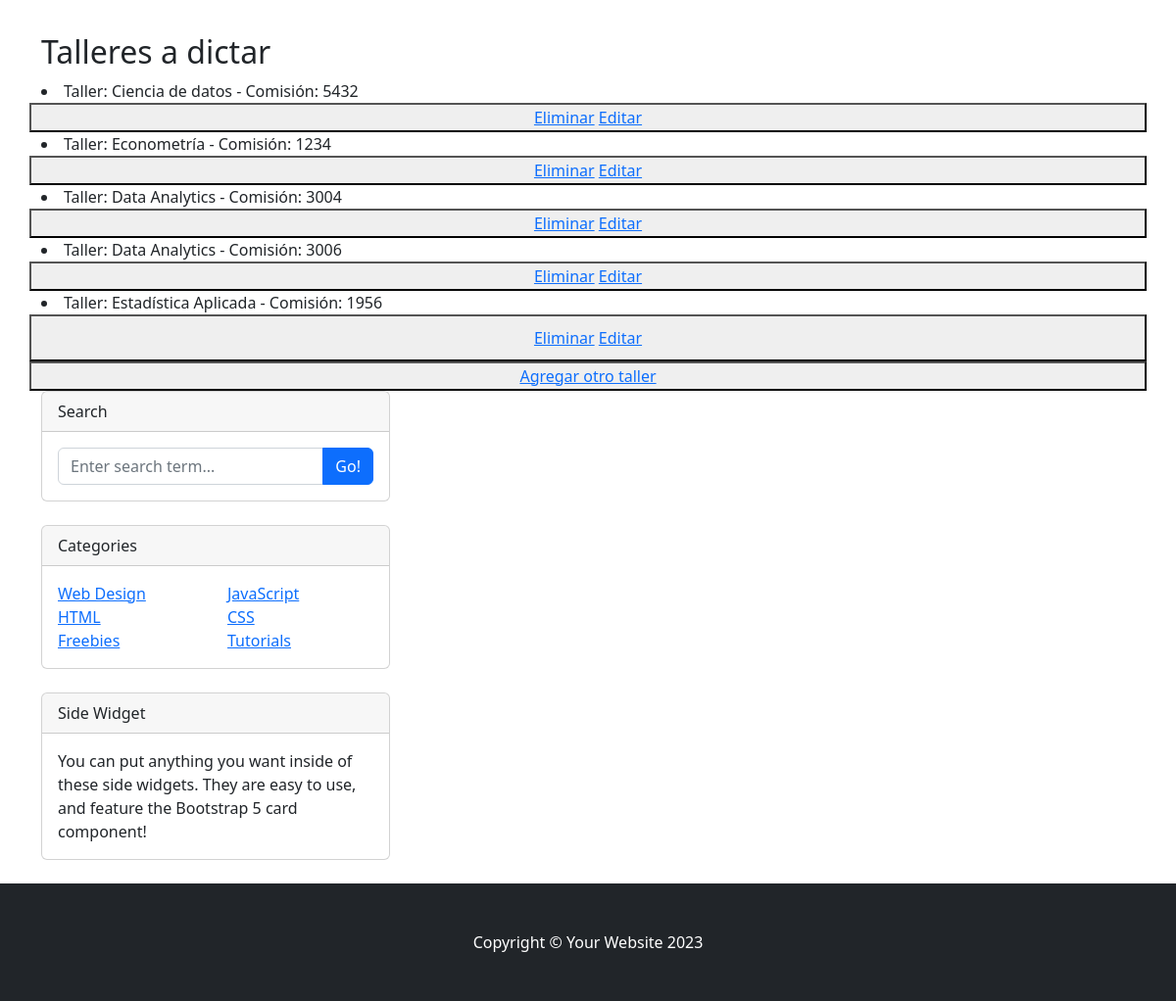
/app/leerTalleres (lower part), run on an earlier commit of the app's database.
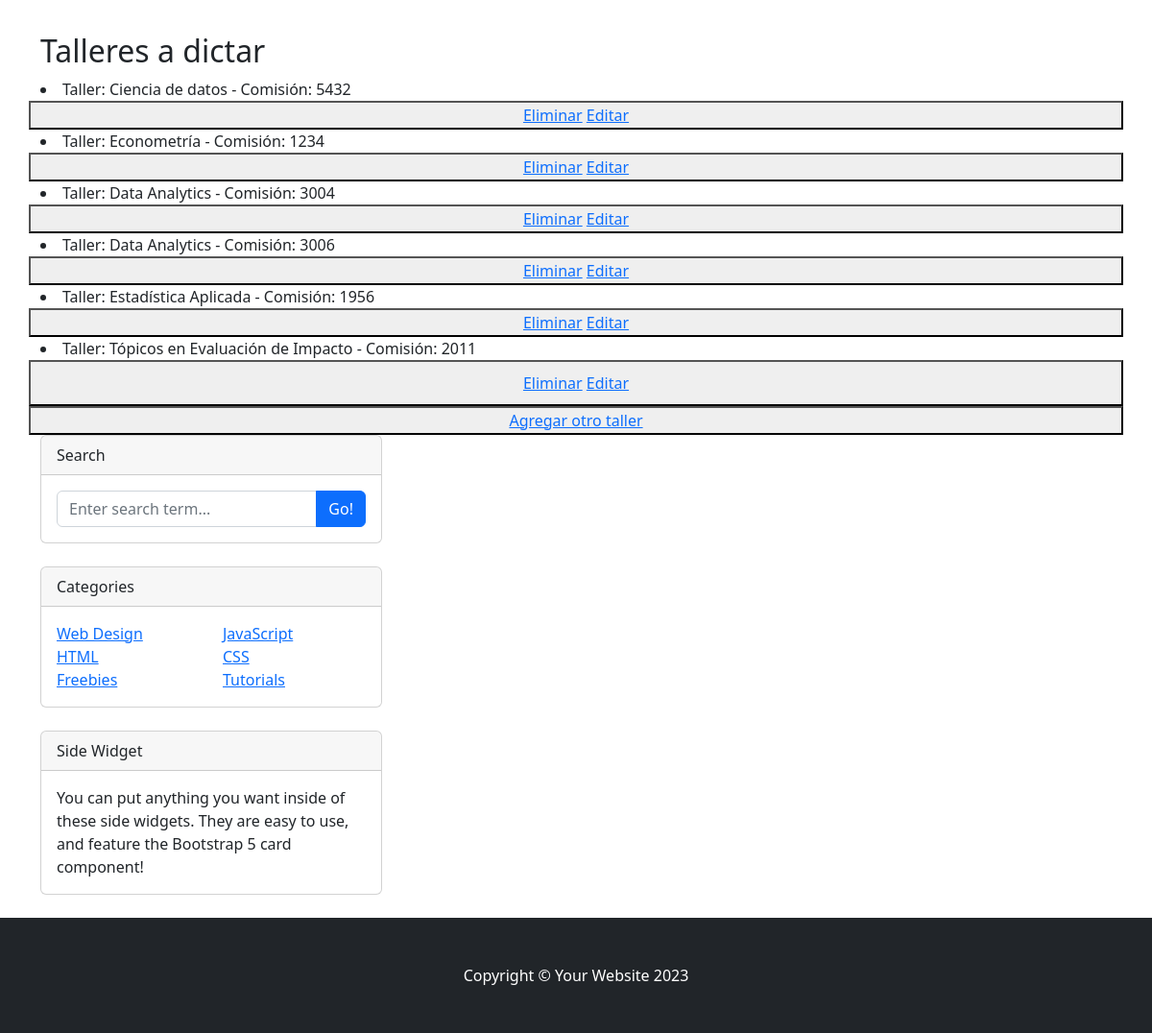
And on a later commit of the database.
### AppBlog/models.py (models this page shows)
class Taller(models.Model):
    taller = models.CharField(max_length=40, default='Otros')
    comision = models.CharField(max_length=40, default='1234')
    def __str__(self):
        return f"Taller: {self.taller} - Comisión: {self.comision}"

### AppBlog/views.py (the view)
# urls.py: path('leerTalleres', views.leerTalleres, name = "LeerTalleres"),
def leerTalleres(request):
      talleres = Taller.objects.all() #trae todos los profesores
      contexto= {"talleres":talleres}
      return render(request, "AppBlog/leerTalleres.html",contexto)

### AppBlog/templates/AppBlog/leerTalleres.html (shortened to what this page needs)
{% extends 'AppBlog/base.html' %}
{% load static %}
{% block main %}
<div class="container mt-5">
    <div class="row">
        <div class="col-lg-8">
        </div>
        <h2>Talleres a dictar</h2>
        {% for p in talleres %}
            <li>{{p}}</li>
                <button>
                    <a href="{% url 'EliminarTalleres' p.id %}">Eliminar</a>
                    <a href="{% url 'EditarTaller' p.id %}">Editar</a>
                </button>
        {% endfor %}
        <br>
        <br>
        <button>
            <a href="talleres">Agregar otro taller</a>
        </button>
        <div class="col-lg-4">
            <div class="card mb-4">
                <div class="card-header">Search</div>
                <div class="card-body">
                    <div class="input-group">
                        <input class="form-control" type="text" placeholder="Enter search term..." aria-label="Enter search term..." aria-describedby="button-search" />
                        <button class="btn btn-primary" id="button-search" type="button">Go!</button>
                    </div>
                </div>
            </div>
            <div class="card mb-4">
                <div class="card-header">Categories</div>
                <div class="card-body">
                    <div class="row">
                        <div class="col-sm-6">
                            <ul class="list-unstyled mb-0">
                                <li><a href="#!">Web Design</a></li>
                                <li><a href="#!">HTML</a></li>
                                <li><a href="#!">Freebies</a></li>
                            </ul>
                        </div>
                        <div class="col-sm-6">
                            <ul class="list-unstyled mb-0">
                                <li><a href="#!">JavaScript</a></li>
                                <li><a href="#!">CSS</a></li>
                                <li><a href="#!">Tutorials</a></li>
                            </ul>
                        </div>
                    </div>
                </div>
            </div>
            <div class="card mb-4">
                <div class="card-header">Side Widget</div>
                <div class="card-body">You can put anything you want inside of these side widgets. They are easy to use, and feature the Bootstrap 5 card component!</div>
            </div>
        </div>
    </div>
</div>
{% endblock main %}

What changed in the data, as far as the page shows it:
added Taller: taller+comision "Taller: Tópicos en Evaluación de Impacto - Comisión: 2011"
